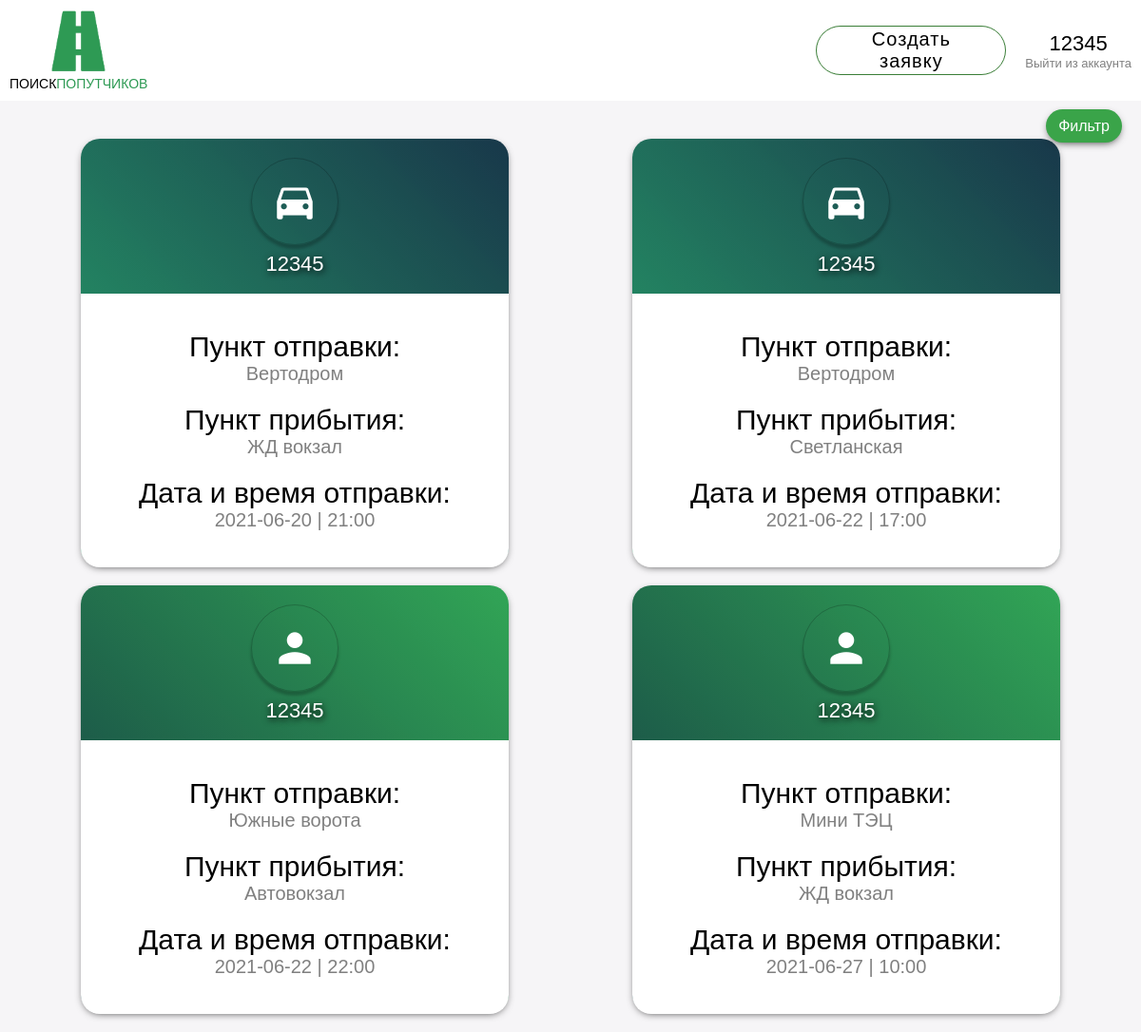
The app's page /main (signed in) with its own data.
### tables this page shows
CREATE TABLE posts (
    id INTEGER PRIMARY KEY AUTOINCREMENT,
    isDriver BOOLEAN,
    isType TEXT,
    idPerson INTEGER,
    idBeginPoint TEXT,
    idEndPoint TEXT,
    time DATETIME DEFAULT CURRENT_TIMESTAMP,
    text TEXT,
    driverName TEXT,
    FOREIGN KEY (idPerson) REFERENCES persons (id) 
     
);

### view.py (the view)
@app.route('/main')
def main():
    if 'userLogged' in session:
        return render_template('main.html', posts=db.get_posts())
    return redirect(url_for('index'))

### db/database.py (called while the page is built)
    def get_db_connection(self):
        conn = sqlite3.connect(self.database_name)
        conn.row_factory = sqlite3.Row
        return conn

    def get_posts(self):
        with self.get_db_connection() as conn:
            posts = conn.execute(POSTS_QUERY).fetchall()
        return posts

### templates/main.html (shortened to what this page needs)
{% extends 'base.html' %}
{% block content %}
    <div class="filter">
        <div class="filter-container2">
          <div class="filter-container">
              <label class="filter_button" for="hd-1"><p id="filter_button_name">Фильтр</p></label>
            </div>
          </div>
        </div>
    <div class="container-2">
        {% for post in posts %}
            <a href="{{ url_for('about', id=post.id)}}" target="_blank">
                <div class="{{ post.isType }}">
                    <div class="text-in-card">
                        <div class="container-icon">
                            <span class="material-icons class icon">
                            </span>
                            <div class="nickname">{{ post.driverName }}</div>
                        </div>
                        <div class="text-container">
                            <div class="glue-text">
                                <div class="text_title">Пункт отправки:</div>
                                <div class="text_info">{{ post.idBeginPoint }}</div>
                            </div>
                            <div class="glue-text">
                                <div class="text_title">Пункт прибытия:</div>
                                <div class="text_info">{{ post.idEndPoint }}</div>
                            </div>
                            <div class="glue-text">
                                <div class="text_title">Дата и время отправки:</div>
                                <div class="text_info">{{ post.time }}</div>
                            </div>
                        </div>
                    </div>
                </div>
            </a>
        {% endfor %}
    </div>
{% endblock %}

### static/style.css (style rules this page uses)
html { font-family: 'Franklin Gothic Medium', 'Arial Narrow', Arial, sans-serif; }
* { margin: 0; padding: 0; }
*, *:before, *:after { -webkit-box-sizing: border-box; -moz-box-sizing: border-box; box-sizing: border-box; }
.container-2 a { text-decoration: none; display: inline-block; height: 100%; color: inherit; }
body { font-family: 'Franklin Gothic Medium', 'Arial Narrow', Arial, sans-serif; background: #f6f5f7; background-image: url(/static/Images/main.jpg); background-attachment: fixed; background-repeat: repeat-x; background-size: cover; }
.container-2 { display: flex; justify-content: space-around; justify-items: center; flex-wrap: wrap; margin: 20px; }
.container-2 .driver { margin-top: 20px; margin-left: 20px; margin-right: 20px; height: 450px; width: 450px; left: 0; bottom: 0px; border-radius: 20px; background-image: linear-gradient(to top right, rgb(58,164,73), rgb(17,59,62)); filter: hue-rotate(23deg); cursor: pointer; position: relative; box-shadow: rgba(0,0,0,.8) 0 3px 8px -3px; }
.container-2 .passenger { margin-top: 20px; margin-left: 20px; margin-right: 20px; height: 450px; width: 450px; left: 0; bottom: 0px; border-radius: 20px; background-image: linear-gradient(to top right, rgb(17,59,62), rgb(58,164,73)); filter: hue-rotate(9deg); cursor: pointer; position: relative; box-shadow: rgba(0,0,0,.8) 0 3px 8px -3px; }
.text-in-card { font-family: 'Franklin Gothic Medium', 'Arial Narrow', Arial, sans-serif; font-size: 30px; }
.icon { color: white; text-align: center; display: inline-block; border-radius: 50%; margin: 20px 30px 7px 30px; padding: 20px; border: 1px solid rgba(0, 0, 0, 0.2); box-shadow: 0 4px 3px rgb(0 0 0 / 24%); -webkit-touch-callout: none; -webkit-user-select: none; -khtml-user-select: none; -moz-user-select: none; -ms-user-select: none; user-select: none; }
.container-icon { display: flex; justify-content: center; flex-direction: column; align-items: center; }
.text_info { font-size: 20px; color: gray; }
.text-container { display: flex; text-align: center; justify-content: center; flex-direction: column; margin-top: 10px; background-color: white; width: 100%; height: 288px; border-radius: 0px 0px 20px 20px; }
.glue-text { margin: 10px; }
.nickname { color:white; font-size: 22px; text-shadow: 1px 2px 7px black; margin-bottom: 8px; }
.hide + label, .hide:checked + label { display: flex; font-family: 'Franklin Gothic Medium', 'Arial Narrow', Arial, sans-serif; padding: 0; border-radius: 20px; width: 80px; height: 35px; background-color: rgb(58,164,73); box-shadow: rgba(0,0,0,.8) 0 3px 8px -3px; color: white; cursor: pointer; justify-content: center; align-items: center; margin: 15px 0; }
.filter_button { position: fixed; z-index: 2; }
.filter-container { display: flex; width: 240px; flex-direction: column; align-items: flex-end; }
.filter-container2 { display: flex; width: 100%; justify-content: flex-end; margin-right: 20px; position: fixed; z-index: 1; top: 100px; right: 0; transition: all 0.3s linear; -webkit-touch-callout: none; -webkit-user-select: none; -khtml-user-select: none; -moz-user-select: none; -ms-user-select: none; user-select: none; }
.filter { top: 100px; display: flex; flex-direction: column; z-index: 3; flex:1; }

### records on screen
posts: driverName "12345", idBeginPoint "Вертодром", idEndPoint "ЖД вокзал", time "2021-06-20 | 21:00"
posts: driverName "12345", idBeginPoint "Вертодром", idEndPoint "Светланская", time "2021-06-22 | 17:00"
posts: driverName "12345", idBeginPoint "Южные ворота", idEndPoint "Автовокзал", time "2021-06-22 | 22:00"
posts: driverName "12345", idBeginPoint "Мини ТЭЦ", idEndPoint "ЖД вокзал", time "2021-06-27 | 10:00"

### other values on screen
{{ session['userLogged'] }} "12345"
